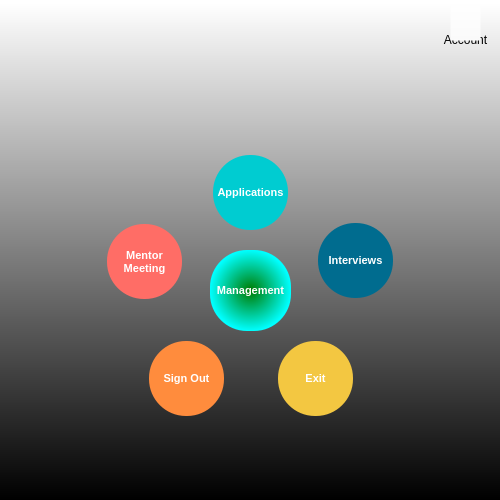
<?xml version="1.0" encoding="UTF-8"?>
<ui version="4.0">
 <class>FormUserMenu</class>
 <widget class="QWidget" name="FormUserMenu">
  <property name="geometry">
   <rect>
    <x>0</x>
    <y>0</y>
    <width>500</width>
    <height>500</height>
   </rect>
  </property>
  <property name="minimumSize">
   <size>
    <width>500</width>
    <height>500</height>
   </size>
  </property>
  <property name="maximumSize">
   <size>
    <width>500</width>
    <height>500</height>
   </size>
  </property>
  <property name="windowTitle">
   <string>MENU</string>
  </property>
  <property name="windowIcon">
   <iconset>
    <normaloff>pictures/werhere_icon.png</normaloff>pictures/werhere_icon.png</iconset>
  </property>
  <property name="styleSheet">
   <string notr="true">background-color: qlineargradient(spread:pad, x1:0.499773, y1:1, x2:0.5, y2:0.00568182, stop:0 rgba(0, 0, 0, 255), stop:1 rgba(255, 255, 255, 255));</string>
  </property>
  <widget class="QLabel" name="labelLogo">
   <property name="geometry">
    <rect>
     <x>120</x>
     <y>20</y>
     <width>261</width>
     <height>101</height>
    </rect>
   </property>
   <property name="font">
    <font>
     <family>Arial</family>
     <pointsize>8</pointsize>
     <bold>true</bold>
    </font>
   </property>
   <property name="styleSheet">
    <string notr="true">background-color: rgba(0, 0, 0,0%);</string>
   </property>
   <property name="text">
    <string/>
   </property>
   <property name="pixmap">
    <pixmap>pictures/werhere_logo.ico</pixmap>
   </property>
  </widget>
  <widget class="QLabel" name="labelPicMenu">
   <property name="geometry">
    <rect>
     <x>80</x>
     <y>130</y>
     <width>341</width>
     <height>311</height>
    </rect>
   </property>
   <property name="font">
    <font>
     <family>Arial</family>
     <pointsize>8</pointsize>
     <bold>true</bold>
    </font>
   </property>
   <property name="styleSheet">
    <string notr="true">background-color: rgba(0, 0, 0,0%);</string>
   </property>
   <property name="text">
    <string/>
   </property>
   <property name="pixmap">
    <pixmap>pictures/user_loop.png</pixmap>
   </property>
   <property name="scaledContents">
    <bool>true</bool>
   </property>
  </widget>
  <widget class="QPushButton" name="pushButtonApplications">
   <property name="geometry">
    <rect>
     <x>213</x>
     <y>155</y>
     <width>75</width>
     <height>75</height>
    </rect>
   </property>
   <property name="minimumSize">
    <size>
     <width>75</width>
     <height>75</height>
    </size>
   </property>
   <property name="maximumSize">
    <size>
     <width>75</width>
     <height>75</height>
    </size>
   </property>
   <property name="font">
    <font>
     <family>Arial</family>
     <pointsize>8</pointsize>
     <bold>true</bold>
    </font>
   </property>
   <property name="styleSheet">
    <string notr="true">QPushButton{
	border-radius : 37px;
	
	background-color: rgb(0, 204, 209);
	color: rgb(255, 255, 255);
}
QPushButton:hover{
	
	
	background-color: rgb(0, 251, 255);
}
</string>
   </property>
   <property name="text">
    <string>Applications</string>
   </property>
  </widget>
  <widget class="QPushButton" name="pushButtonInterviews">
   <property name="geometry">
    <rect>
     <x>318</x>
     <y>223</y>
     <width>75</width>
     <height>75</height>
    </rect>
   </property>
   <property name="minimumSize">
    <size>
     <width>75</width>
     <height>75</height>
    </size>
   </property>
   <property name="maximumSize">
    <size>
     <width>75</width>
     <height>75</height>
    </size>
   </property>
   <property name="font">
    <font>
     <family>Arial</family>
     <pointsize>8</pointsize>
     <bold>true</bold>
    </font>
   </property>
   <property name="styleSheet">
    <string notr="true">QPushButton{
	border-radius : 37px;
	background-color: rgb(0, 108, 143);
	color: rgb(255, 255, 255);
}
QPushButton:hover{
	
	background-color: rgb(0, 196, 255);
}
</string>
   </property>
   <property name="text">
    <string>Interviews</string>
   </property>
  </widget>
  <widget class="QPushButton" name="pushButtonExit">
   <property name="geometry">
    <rect>
     <x>278</x>
     <y>341</y>
     <width>75</width>
     <height>75</height>
    </rect>
   </property>
   <property name="minimumSize">
    <size>
     <width>75</width>
     <height>75</height>
    </size>
   </property>
   <property name="maximumSize">
    <size>
     <width>75</width>
     <height>75</height>
    </size>
   </property>
   <property name="font">
    <font>
     <family>Arial</family>
     <pointsize>8</pointsize>
     <bold>true</bold>
    </font>
   </property>
   <property name="styleSheet">
    <string notr="true">QPushButton{
	border-radius : 37px;
	background-color: rgb(243, 199, 65);
	color: rgb(255, 255, 255);
}
QPushButton:hover{
	
	background-color: rgb(162, 132, 43);
}
</string>
   </property>
   <property name="text">
    <string>Exit</string>
   </property>
  </widget>
  <widget class="QPushButton" name="pushButtonSignOut">
   <property name="geometry">
    <rect>
     <x>149</x>
     <y>341</y>
     <width>75</width>
     <height>75</height>
    </rect>
   </property>
   <property name="minimumSize">
    <size>
     <width>75</width>
     <height>75</height>
    </size>
   </property>
   <property name="maximumSize">
    <size>
     <width>75</width>
     <height>75</height>
    </size>
   </property>
   <property name="font">
    <font>
     <family>Arial</family>
     <pointsize>8</pointsize>
     <bold>true</bold>
    </font>
   </property>
   <property name="styleSheet">
    <string notr="true">QPushButton{
	border-radius : 37px;
	background-color: rgb(255, 140, 61);
	color: rgb(255, 255, 255);
}
QPushButton:hover{
	
	background-color: rgb(170, 92, 41);
}
</string>
   </property>
   <property name="text">
    <string>Sign Out</string>
   </property>
  </widget>
  <widget class="QPushButton" name="pushButtonMentorMeeting">
   <property name="geometry">
    <rect>
     <x>107</x>
     <y>224</y>
     <width>75</width>
     <height>75</height>
    </rect>
   </property>
   <property name="minimumSize">
    <size>
     <width>75</width>
     <height>75</height>
    </size>
   </property>
   <property name="maximumSize">
    <size>
     <width>75</width>
     <height>75</height>
    </size>
   </property>
   <property name="font">
    <font>
     <family>Arial</family>
     <pointsize>8</pointsize>
     <bold>true</bold>
    </font>
   </property>
   <property name="styleSheet">
    <string notr="true">QPushButton{
	border-radius : 37px;
	background-color: rgb(255, 109, 102);
	color: rgb(255, 255, 255);
}
QPushButton:hover{
	background-color: rgb(173, 73, 69);
}
</string>
   </property>
   <property name="text">
    <string>Mentor
Meeting</string>
   </property>
  </widget>
  <widget class="QLabel" name="labelUsers">
   <property name="geometry">
    <rect>
     <x>200</x>
     <y>245</y>
     <width>100</width>
     <height>100</height>
    </rect>
   </property>
   <property name="minimumSize">
    <size>
     <width>100</width>
     <height>100</height>
    </size>
   </property>
   <property name="maximumSize">
    <size>
     <width>100</width>
     <height>100</height>
    </size>
   </property>
   <property name="font">
    <font>
     <family>Arial</family>
     <pointsize>8</pointsize>
     <bold>true</bold>
    </font>
   </property>
   <property name="styleSheet">
    <string notr="true">background-color: rgba(0, 0, 0,0%);</string>
   </property>
   <property name="text">
    <string/>
   </property>
   <property name="pixmap">
    <pixmap>pictures/user_icon.png</pixmap>
   </property>
   <property name="scaledContents">
    <bool>true</bool>
   </property>
  </widget>
  <widget class="QFrame" name="frameCurrentUser">
   <property name="geometry">
    <rect>
     <x>430</x>
     <y>0</y>
     <width>71</width>
     <height>51</height>
    </rect>
   </property>
   <property name="styleSheet">
    <string notr="true">background-color: rgba(0, 0, 0, 0);</string>
   </property>
   <property name="frameShape">
    <enum>QFrame::StyledPanel</enum>
   </property>
   <property name="frameShadow">
    <enum>QFrame::Raised</enum>
   </property>
   <widget class="QLabel" name="labelCurrentUserPic">
    <property name="geometry">
     <rect>
      <x>20</x>
      <y>0</y>
      <width>31</width>
      <height>31</height>
     </rect>
    </property>
    <property name="layoutDirection">
     <enum>Qt::LeftToRight</enum>
    </property>
    <property name="pixmap">
     <pixmap>pictures/werhere_icon.png</pixmap>
    </property>
   </widget>
   <widget class="QLabel" name="labelCurrentUser">
    <property name="geometry">
     <rect>
      <x>10</x>
      <y>30</y>
      <width>51</width>
      <height>20</height>
     </rect>
    </property>
    <property name="text">
     <string>Account</string>
    </property>
    <property name="alignment">
     <set>Qt::AlignCenter</set>
    </property>
   </widget>
   <widget class="QToolButton" name="toolButtonAccount">
    <property name="geometry">
     <rect>
      <x>20</x>
      <y>0</y>
      <width>31</width>
      <height>41</height>
     </rect>
    </property>
    <property name="styleSheet">
     <string notr="true">background-color: rgba(255, 255, 255, 0);
background-image:/src_/werhere_icon.png;</string>
    </property>
    <property name="text">
     <string/>
    </property>
    <property name="toolButtonStyle">
     <enum>Qt::ToolButtonFollowStyle</enum>
    </property>
   </widget>
  </widget>
  <widget class="QPushButton" name="pushButtonManagement">
   <property name="geometry">
    <rect>
     <x>210</x>
     <y>250</y>
     <width>81</width>
     <height>81</height>
    </rect>
   </property>
   <property name="minimumSize">
    <size>
     <width>81</width>
     <height>81</height>
    </size>
   </property>
   <property name="maximumSize">
    <size>
     <width>81</width>
     <height>81</height>
    </size>
   </property>
   <property name="font">
    <font>
     <family>Arial</family>
     <pointsize>8</pointsize>
     <bold>true</bold>
    </font>
   </property>
   <property name="styleSheet">
    <string notr="true">QPushButton{
	border-radius : 37px;
	background-color: qradialgradient(spread:pad, cx:0.5, cy:0.5, radius:0.5, fx:0.5, fy:0.5, stop:0 rgba(0, 123, 0, 255), stop:1 rgba(0, 255, 255, 255));
	color: rgb(255, 255, 255);
}
QPushButton:hover{
	
	background-color: rgb(0, 170, 28);
}
</string>
   </property>
   <property name="text">
    <string>Management</string>
   </property>
  </widget>
  <zorder>labelPicMenu</zorder>
  <zorder>labelUsers</zorder>
  <zorder>pushButtonManagement</zorder>
  <zorder>labelLogo</zorder>
  <zorder>pushButtonApplications</zorder>
  <zorder>pushButtonInterviews</zorder>
  <zorder>pushButtonExit</zorder>
  <zorder>pushButtonSignOut</zorder>
  <zorder>pushButtonMentorMeeting</zorder>
  <zorder>frameCurrentUser</zorder>
 </widget>
 <tabstops>
  <tabstop>pushButtonExit</tabstop>
  <tabstop>pushButtonSignOut</tabstop>
  <tabstop>pushButtonMentorMeeting</tabstop>
  <tabstop>pushButtonApplications</tabstop>
  <tabstop>pushButtonInterviews</tabstop>
 </tabstops>
 <resources/>
 <connections/>
</ui>
